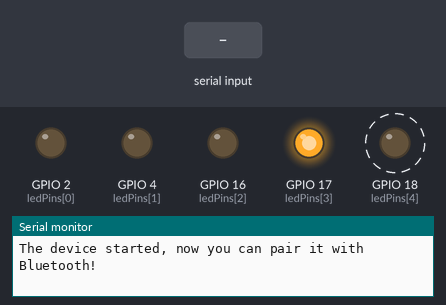
Bench run of a sketch on a simulated ESP32. Shown: output pins drawn as LEDs (lit = HIGH), the last lines printed to the serial monitor. Dashed ring = blinking. Inputs (shaded band) come from the test bench. Random numbers use the default seed unless the sketch sets one; nothing arrives over Bluetooth unless stated.

Above: at 3.3 s.
3.7 s: "3" received over the second serial link
At 4.5 s:
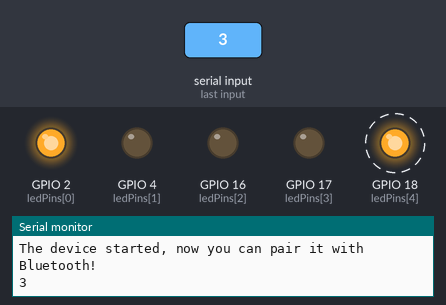
7.2 s: "1" received over the second serial link
At 7.9 s:
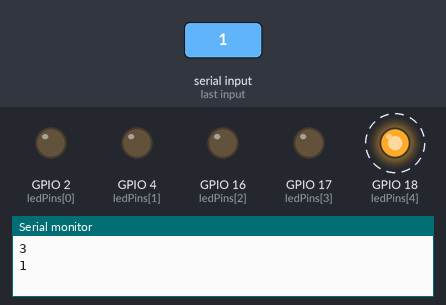
10.7 s: "2" received over the second serial link
At 11.35 s:
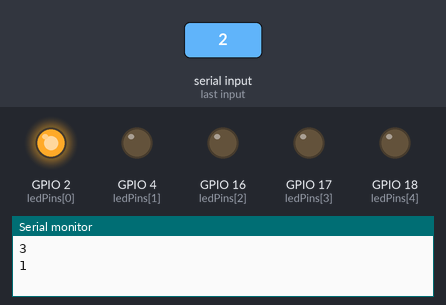
15.5 s: "4" received over the second serial link
19.0 s: "5" received over the second serial link
Timing chart, 0 to 23.5 s (numbered marks = the images above; inputs shaded):
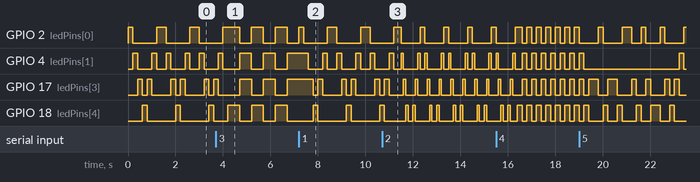

Measured:
- by itself, GPIO 2 (ledPins[0]): repeats every 1.0 s: LOW 0.80 s, HIGH 0.20 s
- by itself, GPIO 4 (ledPins[1]): moves between LOW and HIGH, repeating every 2.0 s
- by itself, GPIO 18 (ledPins[4]): repeats every 1.0 s: HIGH 0.10 s, LOW 0.20 s, HIGH 0.10 s, LOW 0.60 s

The sketch:

index.html.ino
```cpp
#include "BluetoothSerial.h"  // Bluetooth Serial library
BluetoothSerial SerialBT;

const int ledPins[5] = {2, 4, 16, 17, 18};  // GPIO pins where LEDs are connected
int currentPattern = 1;

void setup() {
  Serial.begin(115200);
  SerialBT.begin("ESP32_LED_Control");
  Serial.println("The device started, now you can pair it with Bluetooth!");

  for (int i = 0; i < 5; i++) {
    pinMode(ledPins[i], OUTPUT);
    digitalWrite(ledPins[i], LOW);
  }
}

void loop() {
  if (SerialBT.available()) {
    char receivedChar = SerialBT.read();
    Serial.println(receivedChar);

    switch (receivedChar) {
      case '1':
        currentPattern = 1;
        break;
      case '2':
        currentPattern = 2;
        break;
      case '3':
        currentPattern = 3;
        break;
      case '4':
        currentPattern = 4;
        break;
      case '5':
        currentPattern = 5;
        break;
    }
  }

  // Execute the selected pattern continuously
  runPattern(currentPattern);
}

void runPattern(int pattern) {
  switch (pattern) {
    case 1:
      knightRider();
      break;
    case 2:
      sideWave();
      break;
    case 3:
      alternateBlink();
      break;
    case 4:
      outwardBlink();
      break;
    case 5:
      randomTwinkle();
      break;
  }
}

void knightRider() {
  for (int i = 0; i < 5; i++) {
    if (i != 2) {  // Skip the middle LED
      digitalWrite(ledPins[i], HIGH);
      delay(200);
      digitalWrite(ledPins[i], LOW);
    }
  }
  for (int i = 3; i >= 0; i--) {
    if (i != 2) {  // Skip the middle LED
      digitalWrite(ledPins[i], HIGH);
      delay(200);
      digitalWrite(ledPins[i], LOW);
    }
  }
}

void sideWave() {
  for (int i = 0; i < 5; i++) {
    if (i != 2) {  // Skip the middle LED
      digitalWrite(ledPins[i], HIGH);
      delay(100);
      digitalWrite(ledPins[i], LOW);
    }
  }
  delay(200);
  for (int i = 4; i >= 0; i--) {
    if (i != 2) {  // Skip the middle LED
      digitalWrite(ledPins[i], HIGH);
      delay(100);
      digitalWrite(ledPins[i], LOW);
    }
  }
}

void alternateBlink() {
  for (int i = 0; i < 5; i++) {
    if (i != 2) {  // Skip the middle LED
      digitalWrite(ledPins[i], i % 2 == 0 ? HIGH : LOW);
    }
  }
  delay(500);
  for (int i = 0; i < 5; i++) {
    if (i != 2) {  // Skip the middle LED
      digitalWrite(ledPins[i], i % 2 == 0 ? LOW : HIGH);
    }
  }
  delay(500);
}

void outwardBlink() {
  for (int i = 0; i < 2; i++) {
    digitalWrite(ledPins[i], HIGH);
    digitalWrite(ledPins[4 - i], HIGH);
    delay(200);
    digitalWrite(ledPins[i], LOW);
    digitalWrite(ledPins[4 - i], LOW);
  }
}

void randomTwinkle() {
  int randomLed = random(0, 5);
  if (randomLed != 2) {  // Skip the middle LED
    digitalWrite(ledPins[randomLed], HIGH);
    delay(200);
    digitalWrite(ledPins[randomLed], LOW);
  }
}
```
